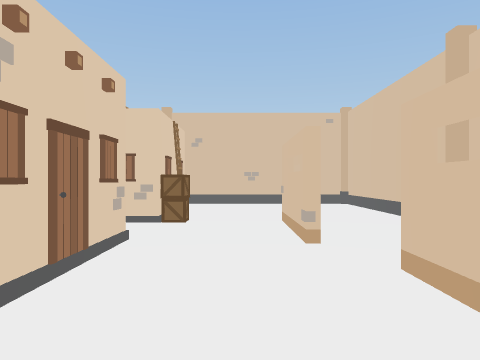
View 1 (above)

15 first-person views from a walk through a scene from a Unity 3-D project. The camera is 1.3 m above the floor, looks level and sees 70° across. The floor is counted in squares, 2 m on a side. Each view is taken from the middle of a square. On the plan, view 1 faces up. The plan holds only what a view shows up to about 10 squares ahead; the rest is blank. The place goes on beyond the plan.

View 2
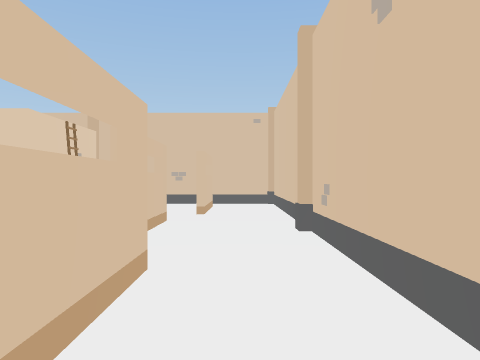

View 3
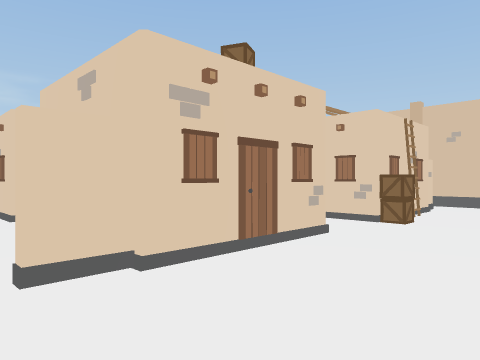

View 4
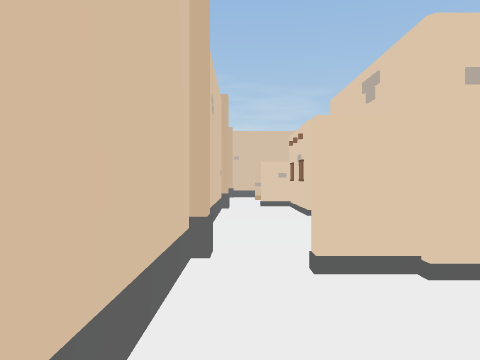

View 5
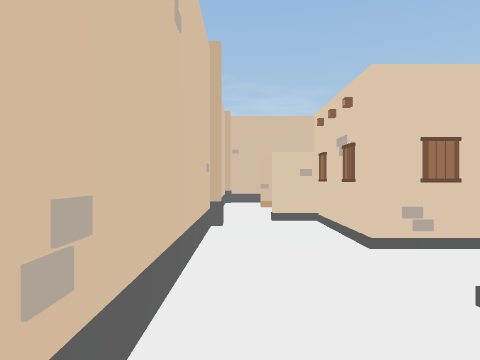

View 6
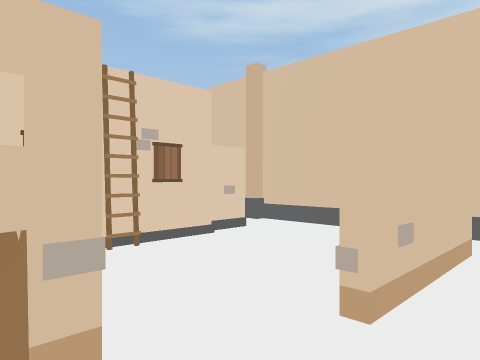

View 7
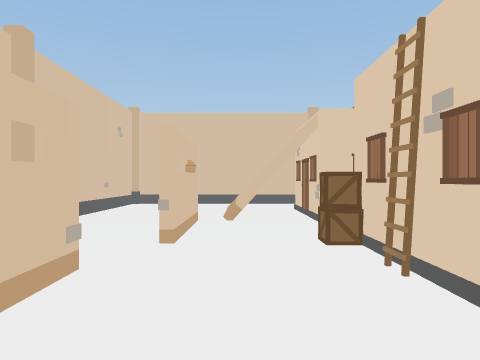

View 8
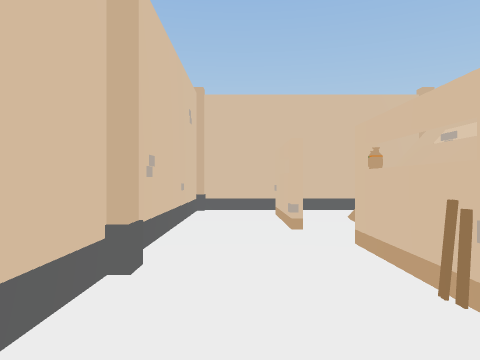

View 9
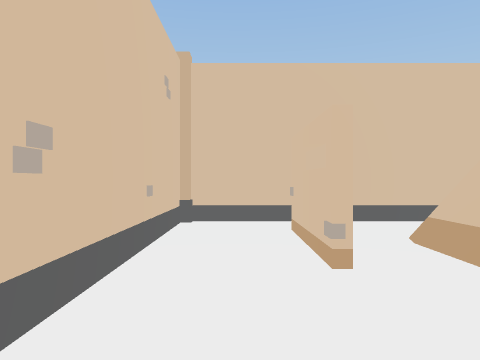

View 10
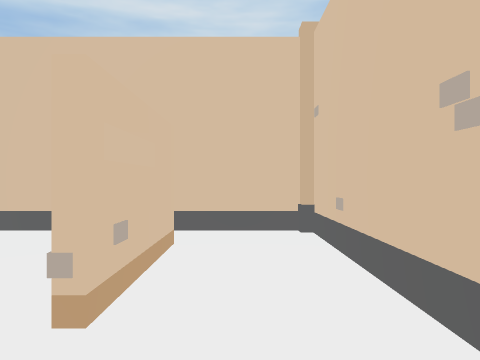

View 11
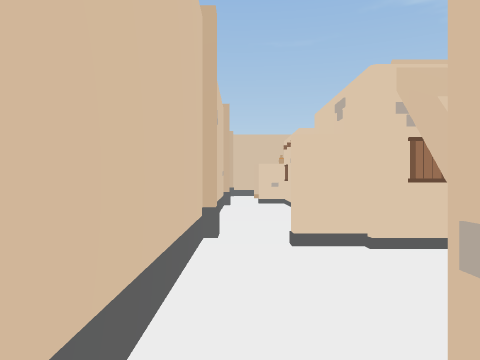

View 12
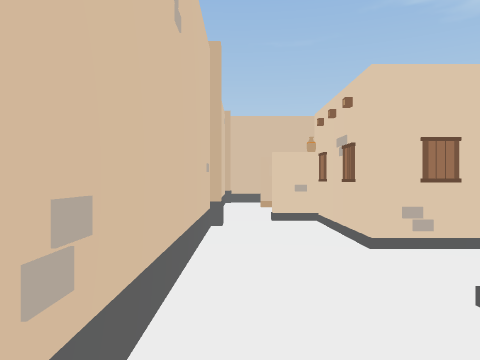

View 13
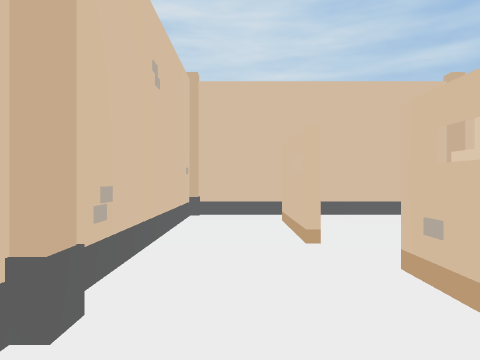

View 14
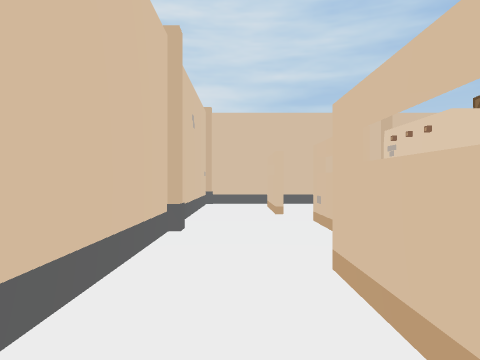

View 15
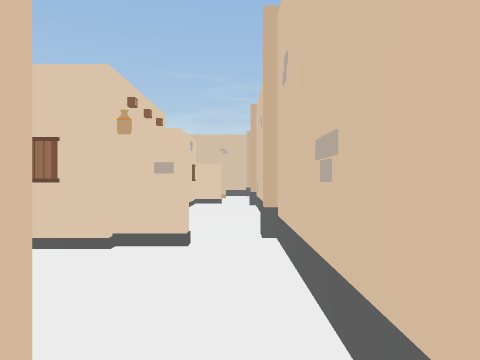

### Floor plan
Key: @ floor where view 1 was taken; # wall or solid block; . floor; / step, stairs or slope; O other object.
Columns run from 12 left of view 1 to 3 right of it. Each row starts with its distance up from view 1.
 10 ################
  9 #.....O........#
  8 O.O.#.O///#..#.#
  7 O.O##  //  ..#.#
  6 O..#.      #...#
  5 O.O./     OO.O.#
  4 #.O.O     /O.O.#
  3 #.O.#      /...#
  2 #.O.#  O/  /.#.#
  1 #.#.O////O#/.#.#
  0 #........O..@..#
 -1 ################

Where each view was taken, in squares from view 1:
view 1: 0 up, 0 right, facing up
view 2: 0 up, 2 right, facing up
view 3: 0 up, 1 right, facing up-left
view 4: 0 up, 1 right, facing left
view 5: 0 up, 2 left, facing left
view 6: 4 up, 11 left, facing down-right
view 7: 0 up, 9 left, facing up
view 8: 2 up, 11 left, facing up
view 9: 4 up, 11 left, facing up
view 10: 4 up, 11 left, facing down
view 11: 9 up, 11 left, facing right
view 12: 9 up, 7 left, facing right
view 13: 6 up, 2 right, facing down
view 14: 9 up, 2 right, facing down
view 15: 9 up, 2 right, facing left
